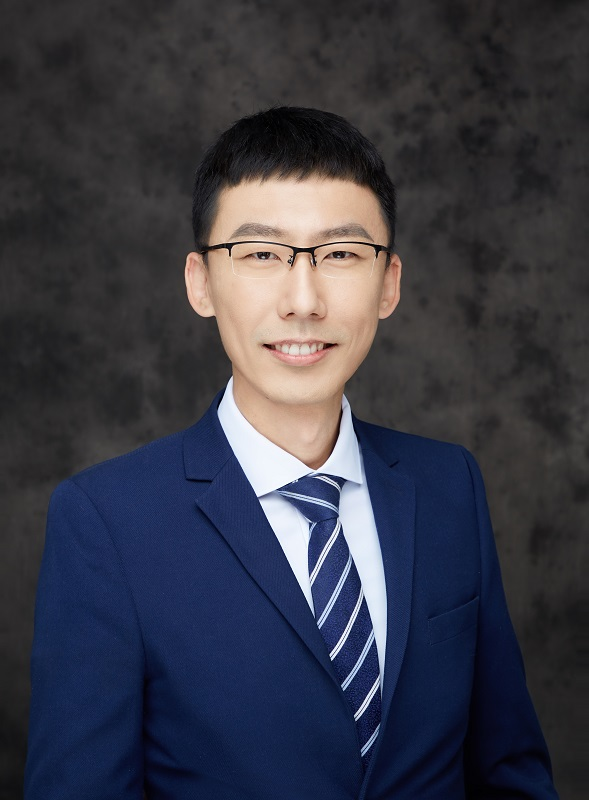
#> input picture ImagePreprocessing/me.jpg, 589 x 800 px
$ python image_histogram.py
#> lines starting #> are read from the running program, lines starting #| are printed output that depends on the picture
import cv2
from matplotlib import pyplot as plt
# 读取并显示图像
im = cv2.imread("me.jpg",0)
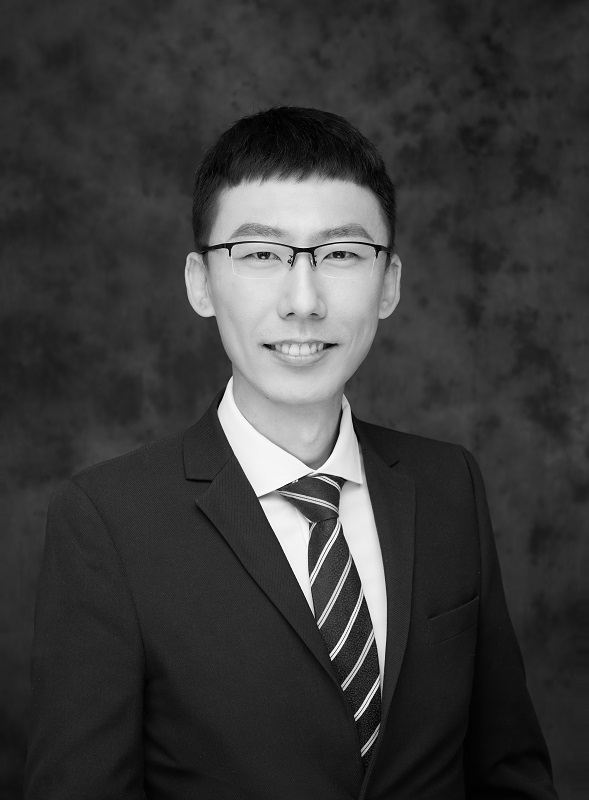
#> im: shape (800, 589); min 0, max 255, mean 59
cv2.imshow('org', im)

# 绘制灰度图像的直方图
plt.hist(im.ravel(), 256, [0,256])
plt.show()
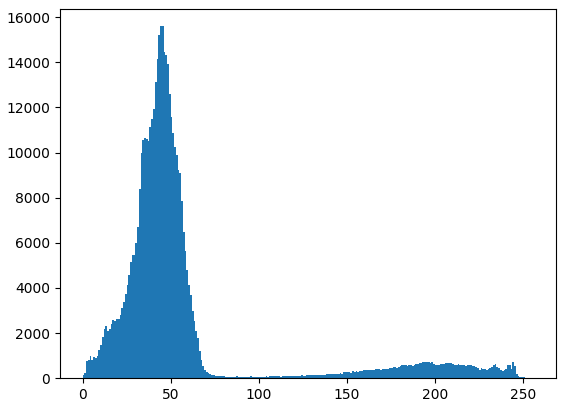
#> figure drawn by matplotlib, 1 panel; tallest bar 15596 high, from x = 45 to 46


'''
直方图均衡化
'''
# 调用OpenCV的直方图均衡化API
im_equ1 = cv2.equalizeHist(im)
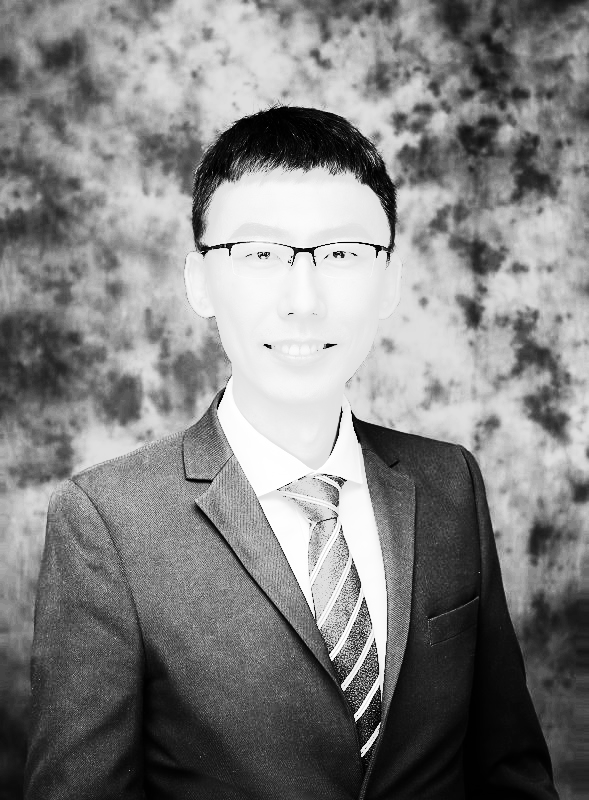
#> im_equ1: shape (800, 589); min 0, max 255, mean 129.7
cv2.imshow('equal', im_equ1)

# 显示原始图像的直方图
plt.subplot(2,1,1)
plt.hist(im.ravel(), 256, [0,256],label='org')
plt.legend()

# 显示均衡化图像的直方图
plt.subplot(2,1,2)
plt.hist(im_equ1.ravel(), 256, [0,256],label='equalize')
plt.legend()
plt.show()
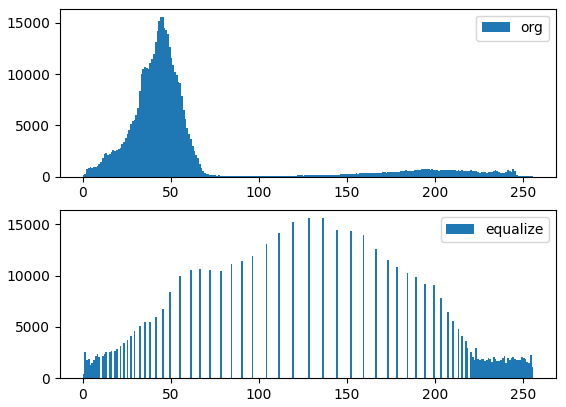
#> figure drawn by matplotlib, 2 panels; panel 1: tallest bar 15596 high, from x = 45 to 46; panel 2: tallest bar 15596 high, from x = 136 to 137

# 等待用户按键反馈后销毁窗口
cv2.waitKey()
cv2.destroyAllWindows()
